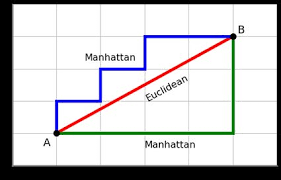
#> input picture Machine Learning/K Nearest Neighbours/Distance Metrics/Manhattan/images/manhattan.png, 281 x 180 px
$ jupyter execute manhattan.ipynb   (text cells are left out)
#> lines starting #> are read from the running program, lines starting #| are printed output that depends on the picture; pictures that were not available may be replaced by others from this repository, and a replacement may not be noted
[cell 1]
from PIL import Image
from IPython.display import display

img = Image.open('images/manhattan.png')
#> img is the input picture: PIL image 281x180 P; mean R, G, B 203.4, 202.7, 204.1
new_image = img.resize((400, 260))
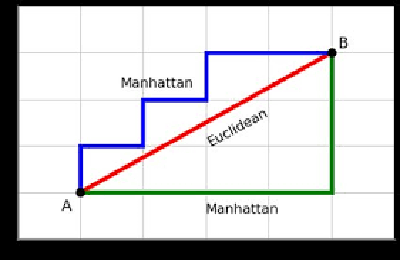
#> new_image: PIL image 400x260 P; mean R, G, B 203, 202.4, 203.6
display(new_image)

img = Image.open('images/manhattan1.jpg')
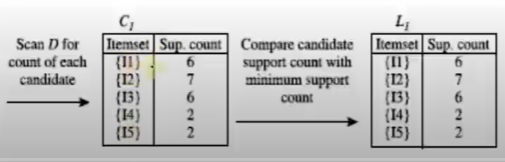
#> input picture Machine Learning/Association Rule/Apriori/images/c1l1.png, 505 x 162 px, given in place of manhattan1.jpg, which was not available
#> img is the input picture: PIL image 505x162 RGBA; mean R, G, B, A 196.4, 196.3, 196, 255
new_image = img.resize((400, 100))
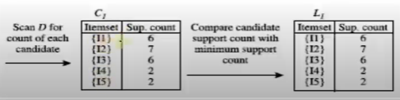
#> new_image: PIL image 400x100 RGBA; mean R, G, B, A 196.4, 196.3, 196, 255
display(new_image)
